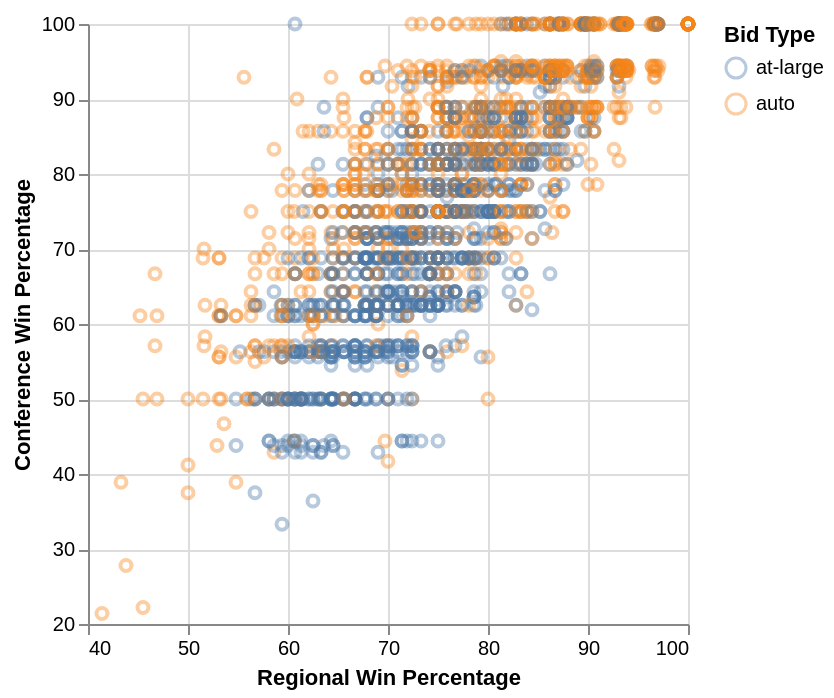

Notebook code cell kept with this figure:
### Markdown cell above
Visualization 1: Relationship of Conf Win and Regional Win.

This visualization serves as a confirmation for the team's overall regional and conference performance. As expected, the correlation is positive because a higher win in either tend to indicate a more skillful team. This is also an indication for the overall spread of bid types. Because classification requires two predictors with distinct seperation, this graph tells us that the conf win pct and the reg win pct are somewhat mediocre but still very grouped categories.

### Code cell
wba_visual1 = alt.Chart(women_basketball_drop).mark_point(opacity=0.4).encode(
    alt.X("reg_wins_pct").title("Regional Win Percentage").scale(zero=False),
    alt.Y("conf_wins_pct").title("Conference Win Percentage").scale(zero=False),
    alt.Color("bid").title("Bid Type")
)
wba_visual1

### Figure 1 — Vega-Lite specification as saved in the notebook (floating-point values rounded to 4 significant figures; data arrays with more than 128 entries replaced by an {"elided": "..."} marker saying what was removed)
{"config": {"view": {"continuousWidth": 300, "continuousHeight": 300}}, "data": {"name": "data-93e62d7efc1f54a885d1940fc20a7c5e"}, "mark": {"type": "point", "opacity": 0.4}, "encoding": {"color": {"field": "bid", "title": "Bid Type", "type": "nominal"}, "x": {"field": "reg_wins_pct", "scale": {"zero": false}, "title": "Regional Win Percentage", "type": "quantitative"}, "y": {"field": "conf_wins_pct", "scale": {"zero": false}, "title": "Conference Win Percentage", "type": "quantitative"}}, "$schema": "https://vega.github.io/schema/vega-lite/v5.20.1.json", "datasets": {"data-93e62d7efc1f54a885d1940fc20a7c5e": {"elided": "2092 records"}}}
